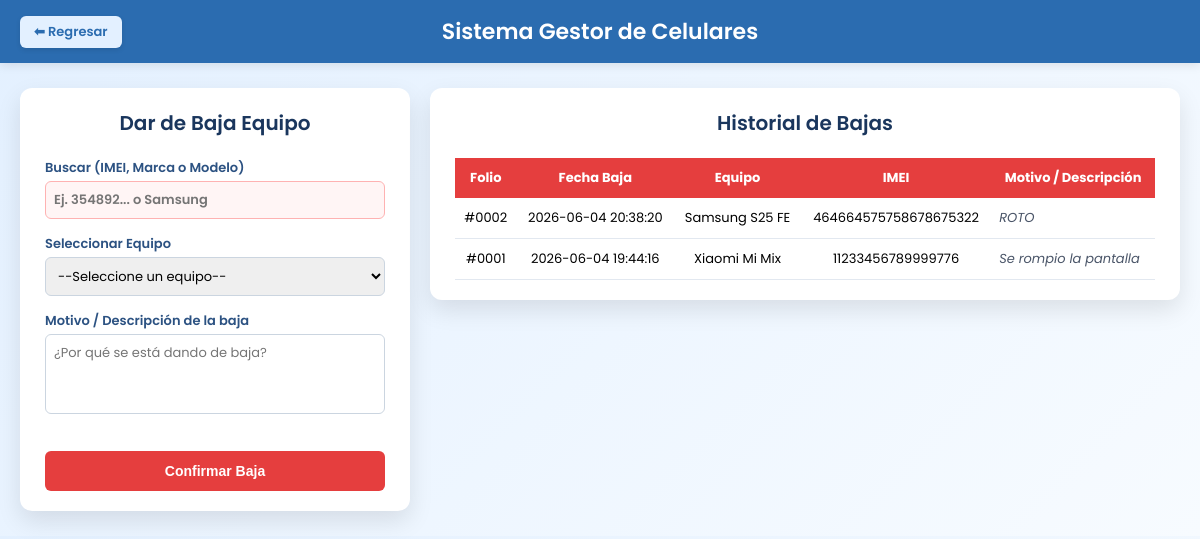
The app's page /tiendaCelulares/controlador/consultarBajas.php with its own data.
### tables this page shows
CREATE TABLE `telefono_baja` (
  `id` int NOT NULL,
  `id_telefono` int NOT NULL,
  `fecha_baja` timestamp NOT NULL DEFAULT CURRENT_TIMESTAMP,
  `descripcion` text NOT NULL
);

CREATE TABLE `marcas` (
  `id_marca` int NOT NULL,
  `nombre` varchar(20) NOT NULL
);

CREATE TABLE `modelos` (
  `id` int NOT NULL,
  `nombre` varchar(20) NOT NULL,
  `id_marca` int DEFAULT NULL
);

CREATE TABLE `telefonos` (
  `id` int NOT NULL,
  `id_marca` int NOT NULL,
  `id_modelo` int NOT NULL,
  `imei` varchar(50) NOT NULL DEFAULT '',
  `id_color` int NOT NULL,
  `id_precio` int NOT NULL,
  `fecha_registro` datetime NOT NULL DEFAULT CURRENT_TIMESTAMP,
  `vendido` tinyint NOT NULL DEFAULT (0),
  `baja` tinyint NOT NULL DEFAULT (0)
);

### tiendaCelulares/controlador/consultarBajas.php (called while the page is built, shortened)
<?php
$database = new Conexion();
$db = $database->conectar();
$sqlBajas = "SELECT b.id as id_baja, b.fecha_baja, b.descripcion, t.imei, m.nombre as marca, mo.nombre as modelo
             FROM telefono_baja b
             INNER JOIN telefonos t ON b.id_telefono = t.id
             INNER JOIN marcas m ON t.id_marca = m.id_marca
             INNER JOIN modelos mo ON t.id_modelo = mo.id
             ORDER BY b.id DESC";
$stmtBajas = $db->prepare($sqlBajas);
$stmtBajas->execute();
$telefonos_baja = $stmtBajas->fetchAll(PDO::FETCH_ASSOC);
require_once "../vista/bajaTelefono.php";
?>

### tiendaCelulares/vista/bajaTelefono.php (the view, shortened to what this page needs)
<!DOCTYPE html>
<html lang="es">
<head>
</head>
<body>
    <div class="header">
        <a href="../index.php" class="btn-regresar">⬅ Regresar</a>
        Sistema Gestor de Celulares
    </div>
    <div class="main-container">
        <div class="container">
            <div class="title">Dar de Baja Equipo</div>
            <form action="../controlador/guardarBaja.php" method="POST">
                <div class="form-grid">
                    <div>
                        <label>Buscar (IMEI, Marca o Modelo)</label>
                        <input type="text" id="buscadorEquipos" placeholder="Ej. 354892... o Samsung">
                    </div>
                    <div>
                        <label>Seleccionar Equipo</label>
                        <select name="id_telefono" id="selectTelefono" required>
                            <option value="">--Seleccione un equipo--</option>
                        </select>
                    </div>
                    <div>
                        <label>Motivo / Descripción de la baja</label>
                        <textarea name="descripcion" placeholder="¿Por qué se está dando de baja?" required></textarea>
                    </div>
                    <button type="submit" onclick="return confirm('¿Estás seguro de que deseas dar de baja este equipo?');">Confirmar Baja</button>
                </div>
            </form>
        </div>
        <div class="container table-container">
            <div class="title">Historial de Bajas</div>
            <?php if(!empty($telefonos_baja)): ?>
            <table>
                <thead>
                    <tr>
                        <th>Folio</th>
                        <th>Fecha Baja</th>
                        <th>Equipo</th>
                        <th>IMEI</th>
                        <th>Motivo / Descripción</th>
                    </tr>
                </thead>
                <tbody>
                    <?php foreach($telefonos_baja as $baja): ?>
                    <tr>
                        <td>#<?= str_pad($baja['id_baja'], 4, "0", STR_PAD_LEFT) ?></td>
                        <td><?= $baja['fecha_baja'] ?></td>
                        <td><?= $baja['marca'] ?> <?= $baja['modelo'] ?></td>
                        <td><?= $baja['imei'] ?></td>
                        <td style="text-align: left; max-width: 200px; word-wrap: break-word; font-style: italic; color: #4a5568;">
                            <?= htmlspecialchars($baja['descripcion']) ?>
                        </td>
                    </tr>
                    <?php endforeach; ?>
                </tbody>
            </table>
            <?php else: ?>
                <p class="mensaje">No hay equipos dados de baja.</p>
            <?php endif; ?>
        </div>
    </div>
</body>
</html>

### tiendaCelulares/vista/bajaTelefono.php (style rules this page uses)
body { font-family: 'Poppins', sans-serif; background: linear-gradient(135deg, #e3f0ff, #f7fbff); margin: 0; padding: 0; }
.header { position: relative; background: #2b6cb0; color: white; padding: 15px; text-align: center; font-size: 22px; font-weight: 600; box-shadow: 0 2px 10px rgba(0,0,0,0.1); }
.btn-regresar { position: absolute; left: 20px; top: 50%; transform: translateY(-50%); background: #e3f0ff; color: #2b6cb0; text-decoration: none; padding: 6px 14px; border-radius: 6px; font-size: 13px; font-weight: 600; transition: all 0.25s ease; box-shadow: 0 2px 5px rgba(0,0,0,0.1); }
.main-container { display: flex; justify-content: center; align-items: flex-start; gap: 20px; margin: 25px 20px; flex-wrap: wrap; }
.container { background: #ffffff; width: 340px; padding: 20px 25px; border-radius: 12px; box-shadow: 0 10px 25px rgba(0,0,0,0.1); }
.table-container { width: auto; flex: 1; min-width: 650px; max-width: 950px; }
.title { font-size: 20px; font-weight: 600; color: #1a365d; margin-bottom: 20px; text-align: center; }
.form-grid { display: grid; grid-template-columns: 1fr; gap: 15px; }
label { font-size: 13px; color: #2c5282; font-weight: 600; display: block; margin-bottom: 3px; }
input, select, textarea { width: 100%; padding: 8px; border-radius: 6px; border: 1px solid #cbd5e0; outline: none; font-family: 'Poppins', sans-serif; box-sizing: border-box; font-size: 13px; }
textarea { resize: none; height: 80px; }
#buscadorEquipos { background-color: #fff5f5; border-color: #feb2b2; font-weight: 600; }
button { color: white; border: none; padding: 12px; border-radius: 6px; cursor: pointer; font-size: 14px; transition: all 0.25s ease; width: 100%; margin-top: 15px; font-weight: 600; background: #e53e3e; }
table { width: 100%; border-collapse: collapse; font-size: 13px; }
th { background: #e53e3e; color: white; padding: 10px 8px; }
td { padding: 10px 8px; text-align: center; border-bottom: 1px solid #e2e8f0; }

### records on screen
telefono_baja: id "0002", fecha_baja "2026-06-04 20:38:20", marcas.nombre "Samsung", modelos.nombre "S25 FE", id_telefono.imei "464664575758678675322", descripcion "ROTO"
telefono_baja: id "0001", fecha_baja "2026-06-04 19:44:16", marcas.nombre "Xiaomi", modelos.nombre "Mi Mix", id_telefono.imei "11233456789999776", descripcion "Se rompio la pantalla"
